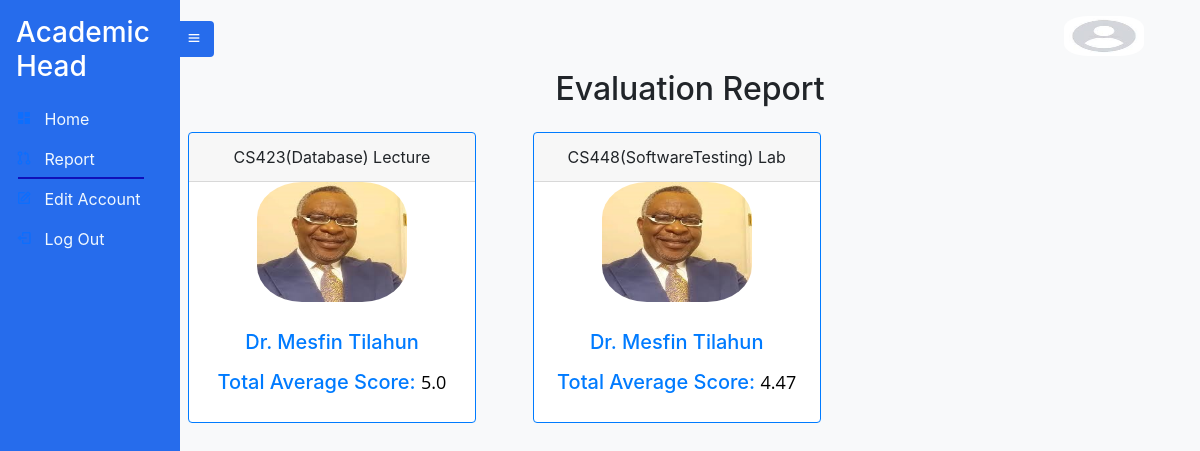
Screenshot of /total-evaluation-report with the database file from the repository.
### Instructor/models.py (models this page shows)
class Instructor(models.Model):
    Instructor_id =  models.CharField(max_length=20 , unique=True,primary_key=True)
    Account_id = models.OneToOneField(Account, on_delete=models.CASCADE, related_name='instructor')
    Title = models.CharField(max_length=10 , null=True ,  choices=titlechoice , blank=True)
    FirstName = models.CharField(max_length=20 , null=True , blank=True)
    LastName =  models.CharField(max_length=20 , null=True , blank=True)
    Sex = models.CharField(max_length=25, null=True , choices=genderchoice ,  blank=True)
    ProfilePic= models.FileField(null=True, blank=True, upload_to='profilepic/', default="profilepic/defaultprofile.jpeg")
    def __str__(self):
        return str(self.FirstName + " "+ self.LastName)

### Course/models.py (models this page shows)
class Course(models.Model):
    Course_id =  models.CharField(max_length=20 , unique=True,primary_key=True)
    CourseName = models.CharField(max_length=20 , null=True , blank=True)
    CreditHour = models.IntegerField(null=True , blank=True)
    def __str__(self):
        return str(self.Course_id + '(' + self.CourseName +')')

### Student/views.py (the view)
# urls.py: path( 'total-evaluation-report', total_evaluation_reports  , name='total_evaluation'),
def total_evaluation_reports(request):
    courses = Course.objects.all()
    instructor_data = []
    for course_type in ['Lecture', 'Lab']:
        for course in courses:
            total_avg_score = 0
            instructor = None
            evaluations = []
            student_evaluations = StudentEvaluationResult.objects.filter(
                    Course_id =course,
                    Term_id=Term.objects.last(),
                    EvaluationDone=True ,
                    CourseType = course_type
                    )
            staff_evaluations =  StaffEvaluationResult.objects.filter(
                    Course_id =course,
                    Term_id=Term.objects.last(),
                    EvaluationDone=True ,
                    CourseType = course_type
                    )
            if(student_evaluations.__len__()>0):evaluations.append(student_evaluations)
            if(staff_evaluations.__len__()>0):evaluations.append(staff_evaluations)
            print('evaluations are ', evaluations.__len__() , evaluations)
            current_evaluator = None
            if (evaluations):
                for evaluationitem in evaluations:
                    for evaluation in evaluationitem:
                        if evaluation:
                            if not current_evaluator:
                                if StudentEvaluationResult.objects.filter(Result_id =evaluation.Result_id):current_evaluator='student'
                                else: current_evaluator='staff'
                            if not instructor:
                                instructor = evaluation.Instructor_id
                            avg_score = 0
                            length = 0
                            for category, sub_dict in evaluation.EvaluationResult.items():
                                for criterion, score in sub_dict.items():
                                    if isinstance(score, (int, float)):
                                        length+=1
                                        avg_score += score
                            avg_score/= length
                            total_avg_score += avg_score
                            print("average score is " , avg_score)
                total_avg_score/=evaluations.__len__()
                instructor_data.append({
                        'instructor': instructor,
                        'course': course,
                        'course_type': course_type,
                        'average_score': (total_avg_score).__round__(2),
                        })
    context = {'instructor_data': instructor_data , 'active_page':'report', 'evaluator':'Both','total':'yes'}
    print("instructor infor ",instructor_data)
    return render(request, 'academichead/evaluation_reports.html', context)

### Staff/models.py (called while the page is built)
    def __str__(self):
        return str(self.Instructor_id.FirstName)

### Student/models.py (called while the page is built)
    def __str__(self):
        return str(self.Course_id.CourseName)

### templates/academichead/evaluation_reports.html (shortened to what this page needs)
{% extends 'academichead/academichead.html' %}
{% block content %}
    {% if evaluator == 'Both' %}
    <h2 class="text-center mb-4"> Evaluation Report</h2>
    {% else %}
    <h2 class="text-center mb-4">{{evaluator}} Evaluation Report</h2>
    {% endif %}
    <div class="row">
      {% if instructor_data %}
        {% for instructor_info in instructor_data %}
        <div class="col-md-4 mb-4">
          <div class="text-center">
        <div class="card border-primary mb-3" style="max-width: 18rem;">
          <div class="card-header"> {{ instructor_info.course }} {{ instructor_info.course_type }} </div>
                {% if instructor_info.instructor.ProfilePic %}
                 <div class="text-center">
                  <img src="{{ instructor_info.instructor.ProfilePic.url }}" alt="{{ instructor.FirstName }} Profile Pic" class="img-fluid mb-2" style="height: 120px; width: 150px; border-radius: 30%;">
                 </div>
                  {% endif %}
                  <div class="card-body text-primary">
                <h5>{{ instructor_info.instructor.Title }} {{ instructor_info.instructor.FirstName }} {{ instructor_info.instructor.LastName }}</h5>
                <p class="card-text">
                  {% if total == 'yes' %}
                  <h5>Total Average Score:</span>
                    <span style="font-family: 'Open Sans', sans-serif; color: #000000; font-size: 18px;">{{ instructor_info.average_score }}</span>
                {% endif %}
              </div>
            </div>
          </div>
    </div>
        {% endfor %}
      {% else %}
        <div class="col-12">
          <div class="alert alert-warning" role="alert">
            No {{evaluator}} evaluation reports available for the current term.
          </div>
        </div>
      {% endif %}
    </div>
  </div>
{% endblock %}

### static/styles/sidebar.css (style rules this page uses)
* { margin: 0; padding: 0; box-sizing: border-box; }
body { min-height: 100vh; background-color:#f8f9fa; }

### rows the page displays
Instructor: course "CS423(Database)", course_type "Lecture", instructor.ProfilePic (picture), instructor.Title "Dr.", instructor.FirstName "Mesfin", instructor.LastName "Tilahun", average_score "5.0", course "CS448(SoftwareTesting)", course_type "Lab", average_score "4.47"
